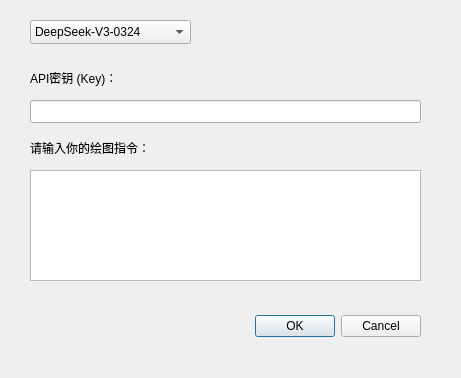
<?xml version="1.0" encoding="UTF-8"?>
<ui version="4.0">
 <class>AiPromptDialog</class>
 <widget class="QDialog" name="AiPromptDialog">
  <property name="geometry">
   <rect>
    <x>0</x>
    <y>0</y>
    <width>461</width>
    <height>378</height>
   </rect>
  </property>
  <property name="windowTitle">
   <string>AI创作</string>
  </property>
  <widget class="QDialogButtonBox" name="buttonBox">
   <property name="geometry">
    <rect>
     <x>80</x>
     <y>310</y>
     <width>341</width>
     <height>32</height>
    </rect>
   </property>
   <property name="orientation">
    <enum>Qt::Orientation::Horizontal</enum>
   </property>
   <property name="standardButtons">
    <set>QDialogButtonBox::StandardButton::Cancel|QDialogButtonBox::StandardButton::Ok</set>
   </property>
  </widget>
  <widget class="QComboBox" name="modelComboBox">
   <property name="geometry">
    <rect>
     <x>30</x>
     <y>20</y>
     <width>161</width>
     <height>24</height>
    </rect>
   </property>
   <item>
    <property name="text">
     <string>DeepSeek-V3-0324</string>
    </property>
   </item>
   <item>
    <property name="text">
     <string>DeepSeek-R1-0528</string>
    </property>
   </item>
   <item>
    <property name="text">
     <string>OpenAI (GPT-3.5)</string>
    </property>
   </item>
   <item>
    <property name="text">
     <string>OpenAI (GPT-4 Turbo)</string>
    </property>
   </item>
  </widget>
  <widget class="QLabel" name="label">
   <property name="geometry">
    <rect>
     <x>30</x>
     <y>140</y>
     <width>121</width>
     <height>16</height>
    </rect>
   </property>
   <property name="text">
    <string>请输入你的绘图指令：</string>
   </property>
  </widget>
  <widget class="QPlainTextEdit" name="promptTextEdit">
   <property name="geometry">
    <rect>
     <x>30</x>
     <y>170</y>
     <width>391</width>
     <height>111</height>
    </rect>
   </property>
  </widget>
  <widget class="QLabel" name="label_2">
   <property name="geometry">
    <rect>
     <x>30</x>
     <y>70</y>
     <width>91</width>
     <height>16</height>
    </rect>
   </property>
   <property name="text">
    <string>API密钥 (Key)：</string>
   </property>
  </widget>
  <widget class="QLineEdit" name="apiKeyLineEdit">
   <property name="geometry">
    <rect>
     <x>30</x>
     <y>100</y>
     <width>391</width>
     <height>23</height>
    </rect>
   </property>
   <property name="echoMode">
    <enum>QLineEdit::EchoMode::Password</enum>
   </property>
  </widget>
 </widget>
 <resources/>
 <connections>
  <connection>
   <sender>buttonBox</sender>
   <signal>accepted()</signal>
   <receiver>AiPromptDialog</receiver>
   <slot>accept()</slot>
   <hints>
    <hint type="sourcelabel">
     <x>248</x>
     <y>254</y>
    </hint>
    <hint type="destinationlabel">
     <x>157</x>
     <y>274</y>
    </hint>
   </hints>
  </connection>
  <connection>
   <sender>buttonBox</sender>
   <signal>rejected()</signal>
   <receiver>AiPromptDialog</receiver>
   <slot>reject()</slot>
   <hints>
    <hint type="sourcelabel">
     <x>316</x>
     <y>260</y>
    </hint>
    <hint type="destinationlabel">
     <x>286</x>
     <y>274</y>
    </hint>
   </hints>
  </connection>
 </connections>
</ui>
